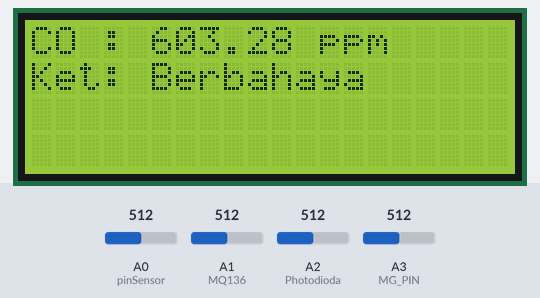
A sketch run on a simulated Arduino Uno, built with avr-gcc and run on an emulated ATmega328P. On the bench: 20×4 character LCD. The inputs (shaded band) are chosen by the test bench; at power-on: A1 (MQ136) = 512, A3 (MG_PIN) = 512, A0 (pinSensor) = 512, A2 (Photodioda) = 512. What the sketch prints to the serial monitor is not drawn.

Above: at 1.2 s.
1.3 s: A1 (MQ136) set to 716
At 4.1 s:
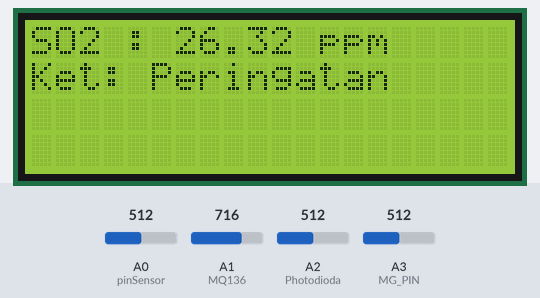
13.9 s: A3 (MG_PIN) set to 395
27.9 s: A3 (MG_PIN) set to 375
At 32.0 s:
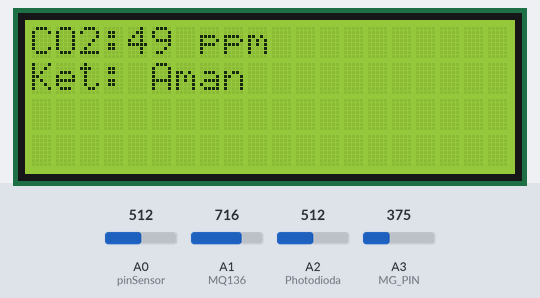
35.7 s: A0 (pinSensor) set to 304
At 38.2 s:
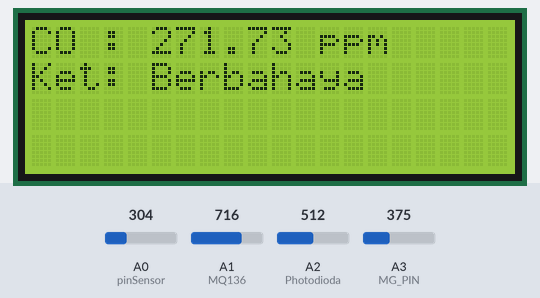
41.7 s: A0 (pinSensor) set to 275
At 50.9 s:
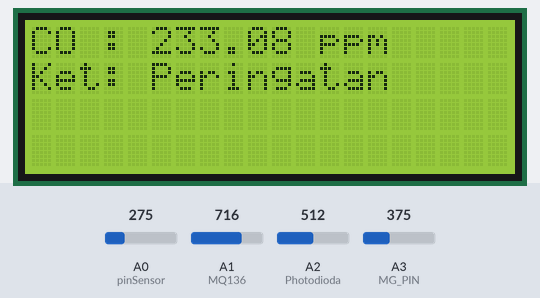
54.1 s: A1 (MQ136) set to 992
At 66.0 s:
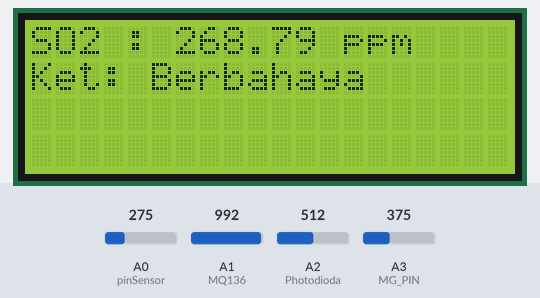
Timing chart, 0 to 67.5 s (numbered marks = the images above; inputs shaded):
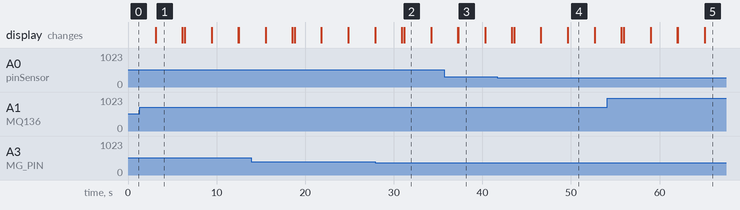

Measured:
- the behaviour switches between 383 and 382 on A3 (MG_PIN) (found by bisection; images 1 and 2)
- the behaviour switches between 288 and 287 on A0 (pinSensor) (found by bisection; images 3 and 4)
- after the input at 1.3 s, the display: changes after 1.8 s (image 1)
- after the input at 41.7 s, the display: first differs from a run without the input after 8.0 s (image 4)
- after the input at 54.1 s, the display: first differs from a run without the input after 11.0 s (image 5)
- what the display in image 1 shows lasts 3.0 s, from 3.1 s to 6.1 s

The sketch:

Arduino-Gas.ino
```cpp
#include <LiquidCrystal_I2C.h>
#include <ArduinoJson.h>
#include <Wire.h>
LiquidCrystal_I2C lcd(0x3F ,20,4);

#define pinSensor A0 // MQ-7
#define MQ136  A1 // pin A1 adalah untuk sensor MQ-136
#define MG_PIN  A3 // MG-811
#define DC_GAIN  (8.5)
#define Photodioda A2

// Dump Sensor Value
float sensorvalue = 0;

// Menampung nilai tegangan
float VRL = 0;

//Menampung nilai hambatan
float rs = 0;

float ppma = 0;
float VRLB = 0;
float rsB = 0;
float ppmb = 0;
long RL = 1000; // 1000 Ohm
long Ro = 6474; // 830 ohm ( SILAHKAN DISESUAIKAN)
long Rob = 531.66;
int percentage;
float volts = 0;

/***********************Software Related Macros************************************/
#define         READ_SAMPLE_INTERVAL         (50)    //define how many samples you are going to take in normal operation
#define         READ_SAMPLE_TIMES            (5)     //define the time interval(in milisecond) between each samples in
                                                     //normal operation

/**********************Application Related Macros**********************************/
//These two values differ from sensor to sensor. user should derermine this value.
#define         ZERO_POINT_VOLTAGE           (0.220) //define the output of the sensor in volts when the concentration of CO2 is 400PPM
#define         REACTION_VOLTGAE             (0.020) //define the voltage drop of the sensor when move the sensor from air into 1000ppm CO2

/*****************************Globals***********************************************/
float           CO2Curve[3]  =  {2.602,ZERO_POINT_VOLTAGE,(REACTION_VOLTGAE/(2.602-3))};

void setup() {

  Serial.begin(9600);

  Wire.begin();
  lcd.begin();
  lcd.backlight(); // LCD Ukuran 16X2

}

void loop() {

  //  Mendapatakna Nilai tegangan
  sensorvalue = analogRead(A0);
  VRL = sensorvalue*5/1024;
  rs = (RL*5)/VRL;

  //  Kadar ppma CO
  ppma = 100*pow(rs/Ro,-1.53); // ppm = 100 * ((rs/ro)^-1.53);
  lcd.setCursor(0, 0);
  lcd.print("CO : ");
  lcd.print(ppma);
  lcd.println(" ppm");

  if (ppma < 50){
    lcd.setCursor(0,1);
    lcd.print("Ket: ");
    lcd.println("Aman");
  }else if(ppma >= 50 && ppma < 250){
    lcd.setCursor(0,1);
    lcd.print("Ket: ");
    lcd.println("Peringatan");
  }else  if (ppma >= 250) {
    lcd.setCursor(0,1);
    lcd.print("Ket: ");
    lcd.println("Berbahaya");
  }
  delay(3000);
  lcd.clear();

  //  Sensor MQ-136

  //  Membaca nilai ADC sensor
  int sensorvalueB = analogRead(MQ136);
  VRLB = sensorvalueB * 5.00/1024;
  rsB = (5.00 * RL / VRLB) - RL;

  //  ppm SO2
  ppmb = 21.79 * pow(rsB / Rob,-0.897);
  lcd.setCursor(0, 0);
  lcd.print("SO2 : ");
  lcd.print(ppmb);
  lcd.println(" ppm");

  if (ppmb < 15){
    lcd.setCursor(0,1);
    lcd.print("Ket: ");
    lcd.println("Aman");
  }else if (ppmb >= 15 && ppmb < 50) {
    lcd.setCursor(0,1);
    lcd.print("Ket: ");
    lcd.println("Peringatan");
  }else if (ppmb >= 50) {
    lcd.setCursor(0,1);
    lcd.print("Ket: ");
    lcd.println("Berbahaya");
  }
  delay(3000);
  lcd.clear();

  //  Bagian Sensor MG-811
  volts = MGRead(MG_PIN);
  percentage = MGGetPercentage(volts,CO2Curve)/10;
  lcd.setCursor(0, 0);
  lcd.print("CO2:");
  lcd.print(abs(percentage));
  lcd.print( " ppm" );
  lcd.print("\n");

  if (abs(percentage) < 1000){
    lcd.setCursor(0,1);
    lcd.print("Ket: ");
    lcd.println("Aman");
  }else if (abs(percentage) >= 1000 && abs(percentage) < 2000) {
    lcd.setCursor(0,1);
    lcd.print("Ket: ");
    lcd.println("Peringatan");
  }else if (abs(percentage) >= 2000) {
    lcd.setCursor(0,1);
    lcd.print("Ket: ");
    lcd.println("Berbahaya");
  }
  delay(3000);
  lcd.clear();

  //  Sensor Jarak pandang
  int sensorValueC = analogRead(Photodioda);
  float TeganganB = 5.0 * sensorValueC / 1024;
  float jarakPandang = 13 * 3.2 / (1.94 / TeganganB);
  float meter = jarakPandang / 10;

  lcd.setCursor(0, 0);
  lcd.print("Jarak Pandang");
  lcd.setCursor(0, 1);
  lcd.print(meter);
  lcd.println("Meter");
  delay(3000);
  lcd.clear();

  StaticJsonDocument<300> doc;
  JsonObject object = doc.to<JsonObject>();
  object["jarakPandang"] = meter;
  object["ppm_co"] = ppma;
  object["ppm_co2"] = abs(percentage);
  object["ppm_so2"] = ppmb;
  serializeJson(doc,Serial);

}

//Membaca data sensor MG-811
float MGRead(int mg_pin)
{
    int i;
    float v=0;

    for (i=0;i<READ_SAMPLE_TIMES;i++) {
        v += analogRead(mg_pin);
         delay(READ_SAMPLE_INTERVAL);
    }
    v = (v/READ_SAMPLE_TIMES) *5/1024 ;
    return v;
}

// Merubah nilai MG-811 ke persen
int  MGGetPercentage(float volts, float *pcurve)
{
   if ((volts/DC_GAIN )>=ZERO_POINT_VOLTAGE) {
      return percentage;
   } else {
      return pow(10, ((volts/DC_GAIN)-pcurve[1])/pcurve[2]+pcurve[0]);
   }
}
```
